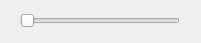
<?xml version="1.0" encoding="UTF-8"?>
<ui version="4.0">
 <class>UI_AdjustTransparency</class>
 <widget class="QMainWindow" name="UI_AdjustTransparency">
  <property name="geometry">
   <rect>
    <x>0</x>
    <y>0</y>
    <width>201</width>
    <height>43</height>
   </rect>
  </property>
  <property name="windowTitle">
   <string>调节透明度</string>
  </property>
  <widget class="QWidget" name="centralwidget">
   <widget class="QSlider" name="horizontalSlider">
    <property name="geometry">
     <rect>
      <x>20</x>
      <y>10</y>
      <width>160</width>
      <height>22</height>
     </rect>
    </property>
    <property name="orientation">
     <enum>Qt::Horizontal</enum>
    </property>
   </widget>
  </widget>
 </widget>
 <resources/>
 <connections/>
</ui>
